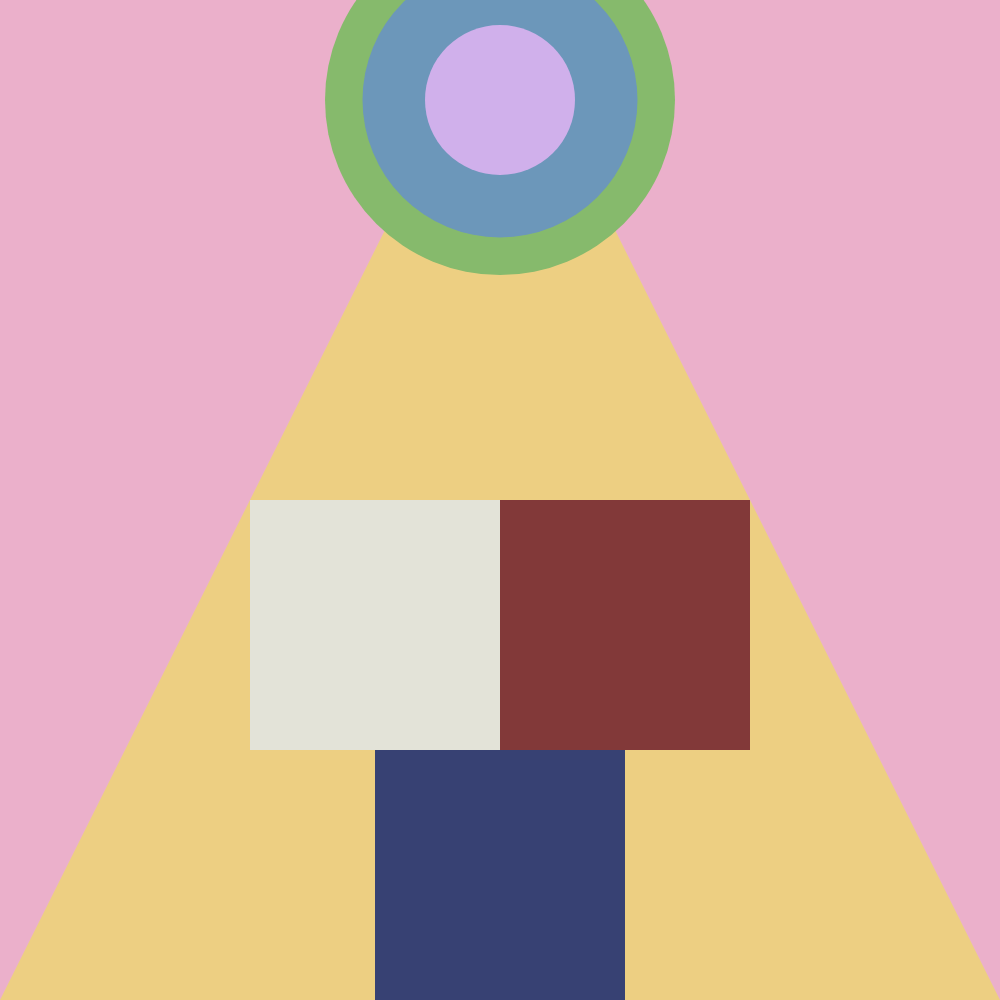
Frame 1 (no input)
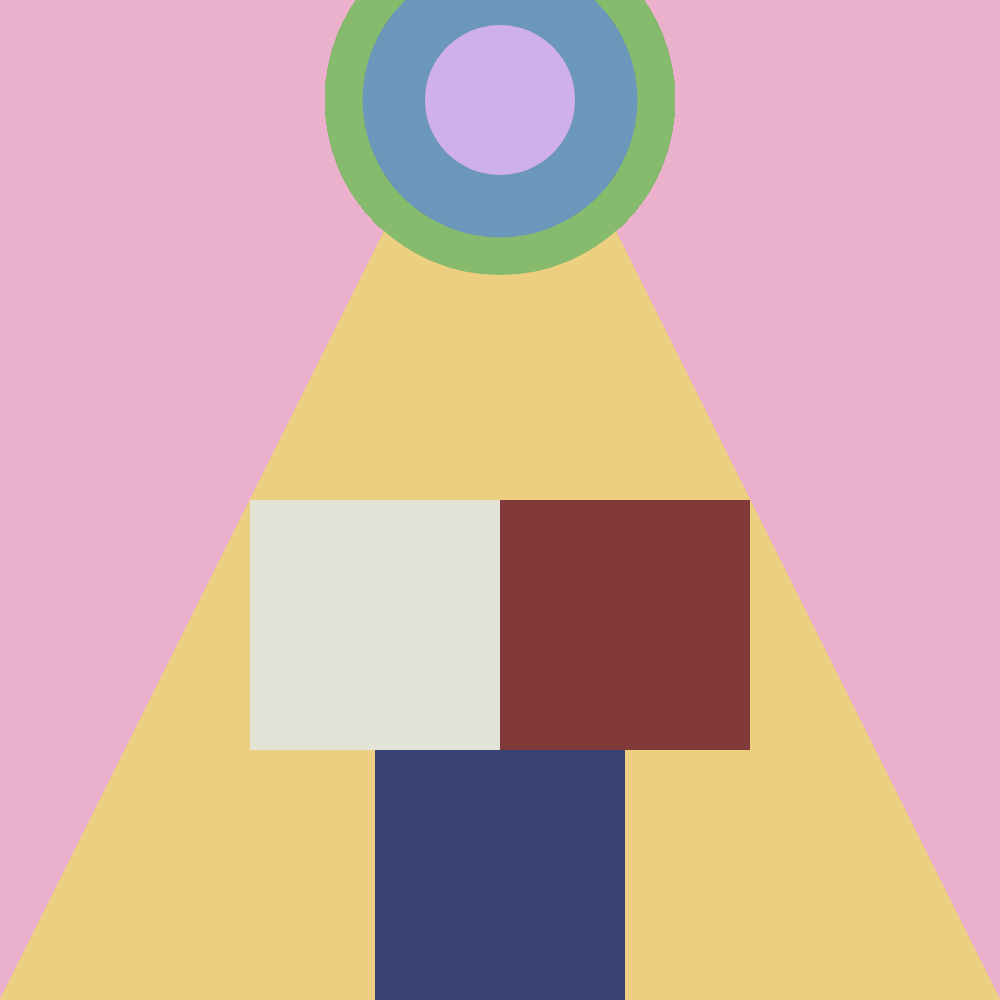
Frame 60 (no input)
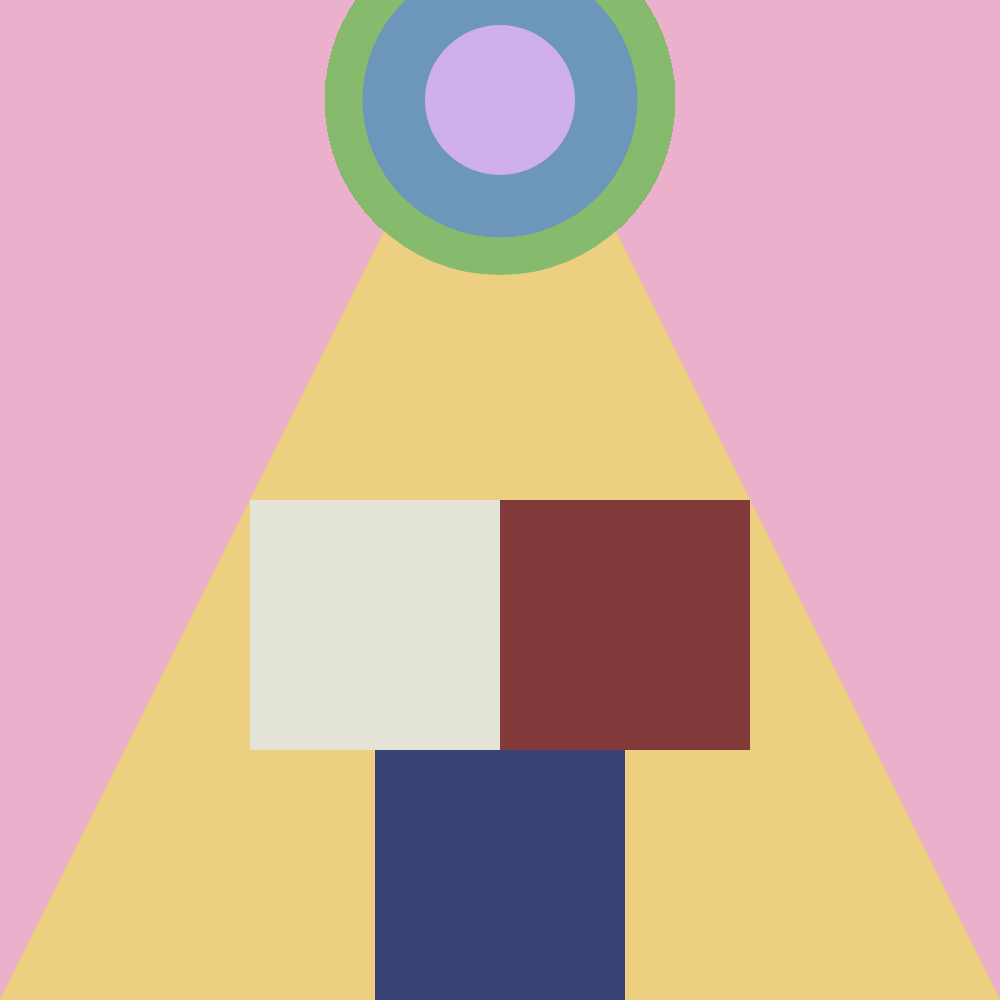
Frame 120 (the mouse pressed at the canvas centre since frame 60)

The p5.js sketch that drew these frames (run headless with seeded random() and noise() and a simulated clock; from frame 60 on, the mouse is pressed at the canvas centre):

// p5.js sketch
// ── sketch.js
function setup() {
  createCanvas(1000,1000);
  

  angleMode(DEGREES);
  background(235, 176, 203);
  
 
  // How many times draw() runs every second?
//  frameRate(12);
 }
 
 function draw() {
strokeWeight(0);

  fill(237, 207, 130);
  triangle(0,1000,1000,1000,1000/2,0)
  fill(134, 186, 108);
  ellipse(1000/2,100, 350, 350);
  fill(108, 151, 186);
  ellipse(1000/2,100, 275, 275);
  fill(208, 176, 235);
  ellipse(1000/2,100, 150, 150);
  fill(227, 227, 216);
 rect(250,500,250,250);
 fill(130, 57, 57);
 rect(500,500,250,250);
 fill(55, 65, 115);
 rect(375,750,250,250);
  

 }
 
